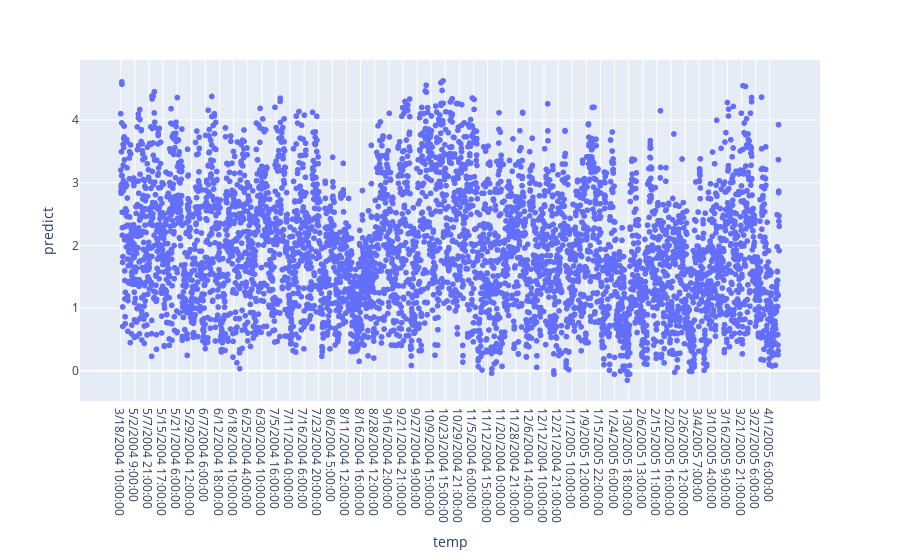

Notebook code for this chart:
### Code cell
fig4 = px.scatter(X_new, x='temp', y='predict')
fig4.show()

### Figure 1 — Plotly figure (JSON) as saved in the notebook; plotly's stock layout.template omitted (floating-point values rounded to 4 significant figures; data arrays with more than 128 entries replaced by an {"elided": "..."} marker saying what was removed)
{"data": [{"hovertemplate": "temp=%{x}<br>predict=%{y}<extra></extra>", "legendgroup": "", "marker": {"color": "#636efa", "symbol": "circle"}, "mode": "markers", "name": "", "showlegend": false, "type": "scattergl", "x": {"elided": "5462 str values"}, "xaxis": "x", "y": {"elided": "5462 float values"}, "yaxis": "y"}], "layout": {"legend": {"tracegroupgap": 0}, "margin": {"t": 60}, "xaxis": {"anchor": "y", "domain": [0, 1], "title": {"text": "temp"}}, "yaxis": {"anchor": "x", "domain": [0, 1], "title": {"text": "predict"}}}}
